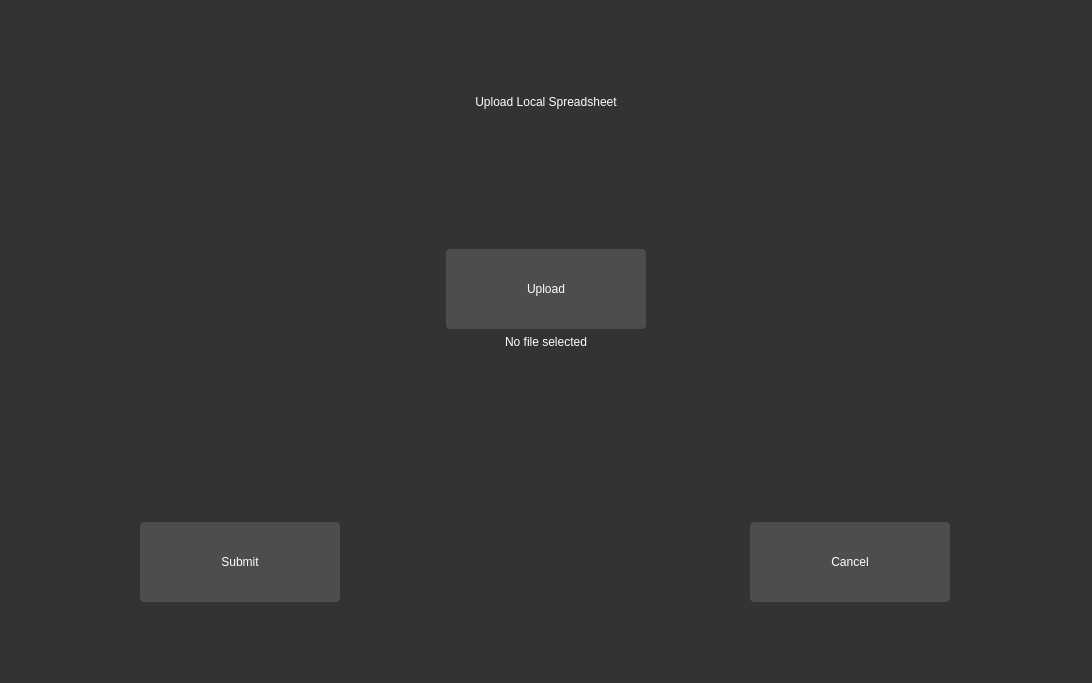
<?xml version="1.0" encoding="UTF-8"?>
<ui version="4.0">
 <class>Form</class>
 <widget class="QWidget" name="Form">
  <property name="geometry">
   <rect>
    <x>0</x>
    <y>0</y>
    <width>1092</width>
    <height>683</height>
   </rect>
  </property>
  <property name="minimumSize">
   <size>
    <width>1092</width>
    <height>682</height>
   </size>
  </property>
  <property name="windowTitle">
   <string>Form</string>
  </property>
  <property name="styleSheet">
   <string notr="true">  QWidget {
        background-color: #333333;
        color: #ffffff;
        border: none;
    }
    QPushButton {
        background-color: #4d4d4d;
        border: 1px solid #4d4d4d;
        border-radius: 4px;
        color: #ffffff;
        padding: 5px;
    }
    QPushButton:hover {
        background-color: #5a5a5a;
        border: 1px solid #5a5a5a;
    }
    QCheckBox {
        color: #ffffff;
    }
    QLineEdit {
        background-color: #4d4d4d;
        border: 1px solid #4d4d4d;
        color: #ffffff;
        padding: 5px;
    }
    QTextEdit {
        background-color: #4d4d4d;
        border: 1px solid #4d4d4d;
        color: #ffffff;
        padding: 5px;
    }
    QProgressBar {
        border: 1px solid #444444;
        border-radius: 7px;
        background-color: #2e2e2e;
        text-align: center;
        font-size: 10pt;
        color: white;
    }
    QProgressBar::chunk {
        background-color: #3a3a3a;
        width: 5px;
    }
    QScrollBar:vertical {
        border: none;
        background-color: #3a3a3a;
        width: 10px;
        margin: 16px 0 16px 0;
    }
    QScrollBar::handle:vertical {
        background-color: #444444;
        border-radius: 5px;
    }
    QScrollBar:horizontal {
        border: none;
        background-color: #3a3a3a;
        height: 10px;
        margin: 0px 16px 0 16px;
    }
    QScrollBar::handle:horizontal {
        background-color: #444444;
        border-radius: 5px;
    }
    QTabWidget {
        background-color: #2e2e2e;
        border: none;
    }
    QTabBar::tab {
        background-color: #2e2e2e;
        color: #b1b1b1;
        padding: 8px 20px;
        border-top-left-radius: 5px;
        border-top-right-radius: 5px;
        border: none;
    }

    QTabBar::tab:selected, QTabBar::tab:hover {
        background-color: #3a3a3a;
        color: white;
    }</string>
  </property>
  <layout class="QVBoxLayout" name="verticalLayout">
   <item>
    <layout class="QHBoxLayout" name="horizontalLayout">
     <property name="leftMargin">
      <number>5</number>
     </property>
     <property name="rightMargin">
      <number>5</number>
     </property>
     <property name="bottomMargin">
      <number>0</number>
     </property>
     <item>
      <widget class="QLabel" name="label">
       <property name="minimumSize">
        <size>
         <width>0</width>
         <height>0</height>
        </size>
       </property>
       <property name="maximumSize">
        <size>
         <width>1200</width>
         <height>200</height>
        </size>
       </property>
       <property name="styleSheet">
        <string notr="true">font: 700 65pt &quot;Segoe UI&quot;;</string>
       </property>
       <property name="text">
        <string>Upload Local Spreadsheet</string>
       </property>
       <property name="alignment">
        <set>Qt::AlignCenter</set>
       </property>
      </widget>
     </item>
    </layout>
   </item>
   <item>
    <layout class="QHBoxLayout" name="horizontalLayout_4">
     <property name="topMargin">
      <number>50</number>
     </property>
     <item>
      <widget class="QPushButton" name="upload_button_1">
       <property name="minimumSize">
        <size>
         <width>100</width>
         <height>60</height>
        </size>
       </property>
       <property name="maximumSize">
        <size>
         <width>200</width>
         <height>80</height>
        </size>
       </property>
       <property name="styleSheet">
        <string notr="true">font: 700 18pt &quot;Segoe UI&quot;;</string>
       </property>
       <property name="text">
        <string>Upload</string>
       </property>
      </widget>
     </item>
    </layout>
   </item>
   <item>
    <layout class="QHBoxLayout" name="horizontalLayout_2">
     <property name="bottomMargin">
      <number>60</number>
     </property>
     <item>
      <widget class="QLabel" name="file_label_1">
       <property name="styleSheet">
        <string notr="true">font: italic 12pt &quot;Segoe UI&quot;;</string>
       </property>
       <property name="text">
        <string>No file selected</string>
       </property>
       <property name="alignment">
        <set>Qt::AlignHCenter|Qt::AlignTop</set>
       </property>
      </widget>
     </item>
    </layout>
   </item>
   <item>
    <layout class="QHBoxLayout" name="horizontalLayout_3">
     <property name="spacing">
      <number>300</number>
     </property>
     <property name="leftMargin">
      <number>19</number>
     </property>
     <property name="rightMargin">
      <number>20</number>
     </property>
     <property name="bottomMargin">
      <number>70</number>
     </property>
     <item>
      <widget class="QPushButton" name="upload_local_file">
       <property name="minimumSize">
        <size>
         <width>100</width>
         <height>60</height>
        </size>
       </property>
       <property name="maximumSize">
        <size>
         <width>200</width>
         <height>80</height>
        </size>
       </property>
       <property name="styleSheet">
        <string notr="true">font: 700 18pt &quot;Segoe UI&quot;;</string>
       </property>
       <property name="text">
        <string>Submit</string>
       </property>
      </widget>
     </item>
     <item>
      <widget class="QPushButton" name="cancel_process">
       <property name="minimumSize">
        <size>
         <width>100</width>
         <height>60</height>
        </size>
       </property>
       <property name="maximumSize">
        <size>
         <width>200</width>
         <height>80</height>
        </size>
       </property>
       <property name="styleSheet">
        <string notr="true">font: 700 18pt &quot;Segoe UI&quot;;</string>
       </property>
       <property name="text">
        <string>Cancel</string>
       </property>
      </widget>
     </item>
    </layout>
   </item>
  </layout>
 </widget>
 <resources/>
 <connections/>
</ui>
